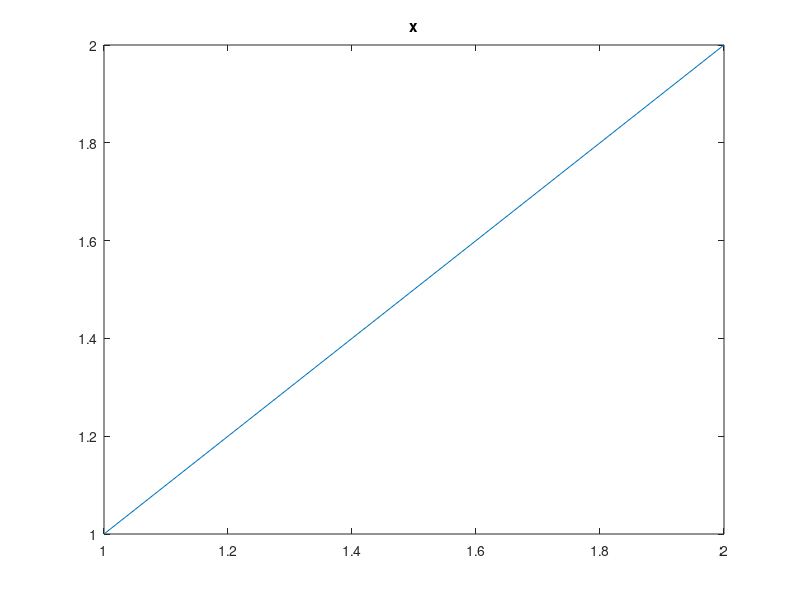

This figure's MATLAB source:
function ok = can_plot()
%CAN_PLOT  True if figures can be created and printed here (MATLAB normally).
%
%   Headless Octave: text rendering fails ("ft_text_renderer: unable to load
%   appropriate font") when Octave's own font directory is missing, as in the
%   Debian/Ubuntu package without octave fonts. In that case the FreeSans fonts
%   of the system (package fonts-freefont-ttf or -otf) are linked into
%   results/octave_fonts under the names Octave looks for and OCTAVE_FONTS_DIR
%   is pointed there before the first figure is created; the gnuplot toolkit
%   then writes the PNG files (no display needed).
persistent cached
if ~isempty(cached), ok = cached; return; end
ok = false;
if exist('OCTAVE_VERSION', 'builtin') > 0
    octave_fonts();
end
try
    f = figure('Visible', 'off');
    plot(1:2, 1:2);  title('x');
    tmp = [tempname() '.png'];
    print(f, tmp, '-dpng');
    close(f);
    ok = exist(tmp, 'file') == 2;
    if ok, delete(tmp); end
catch
    try, close all; catch, end %#ok<NOCOM>
end
cached = ok;
end

function octave_fonts()
% Octave only: provide FreeSans*.otf if Octave has no font directory of its own.
if ~isempty(getenv('OCTAVE_FONTS_DIR')), return; end
try
    d0 = __octave_config_info__('octfontsdir');
catch
    d0 = '';
end
if ~isempty(d0) && exist(fullfile(d0, 'FreeSans.otf'), 'file'), return; end
src = {'/usr/share/fonts/opentype/freefont', '/usr/share/fonts/truetype/freefont', ...
       '/usr/share/fonts/gnu-free', '/usr/share/fonts/TTF', '/usr/share/fonts/OTF'};
ext = {'.otf', '.ttf'};
var = {'', 'Bold', 'Oblique', 'BoldOblique'};
dst = fullfile(fileparts(fileparts(mfilename('fullpath'))), 'results', 'octave_fonts');
for i = 1:numel(src)
    for j = 1:2
        if exist(fullfile(src{i}, ['FreeSans' ext{j}]), 'file')
            if ~exist(dst, 'dir'), mkdir(dst); end
            for k = 1:numel(var)
                s = fullfile(src{i}, ['FreeSans' var{k} ext{j}]);
                t = fullfile(dst, ['FreeSans' var{k} '.otf']);
                if exist(s, 'file') && ~exist(t, 'file')
                    copyfile(s, t);
                end
            end
            setenv('OCTAVE_FONTS_DIR', dst);
            return;
        end
    end
end
end
